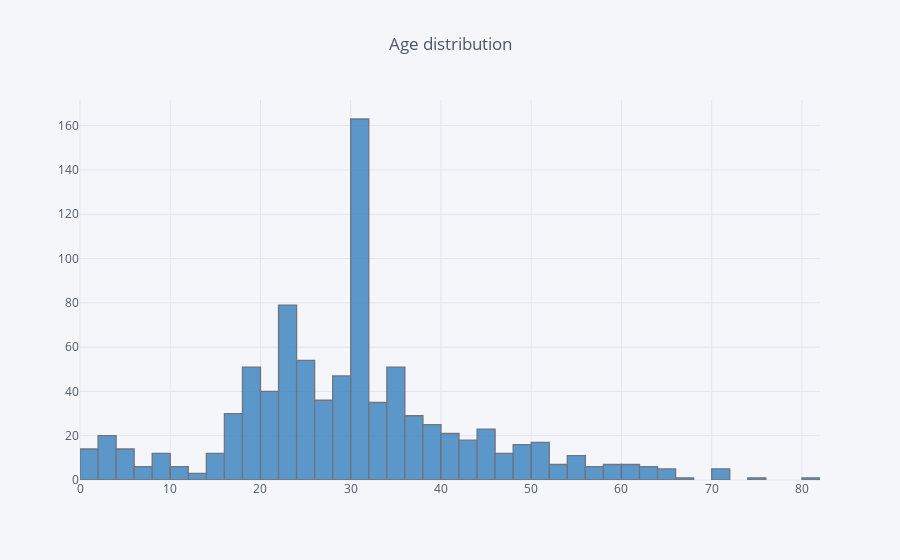

Notebook code for this chart:
### Markdown cell above
The next steps to perform <br>
* Categorize the Age feature <br>
* Create a new feature IsAlone from SibSp and Parch <br>
* Encode the categorical features (Sex, Embarked, Title)

### Code cell
train['Age'].iplot(kind='hist', colors='blue', title='Age distribution')

### Figure 1 — Plotly figure (JSON) as saved in the notebook; plotly's stock layout.template omitted (floating-point values rounded to 4 significant figures; data arrays with more than 128 entries replaced by an {"elided": "..."} marker saying what was removed)
{"data": [{"histfunc": "count", "histnorm": "", "marker": {"color": "rgba(55, 128, 191, 1.0)", "line": {"color": "#4D5663", "width": 1.3}}, "name": "Age", "opacity": 0.8, "orientation": "v", "type": "histogram", "x": {"elided": "891 float values"}}], "layout": {"barmode": "overlay", "legend": {"bgcolor": "#F5F6F9", "font": {"color": "#4D5663"}}, "paper_bgcolor": "#F5F6F9", "plot_bgcolor": "#F5F6F9", "title": "Age distribution", "titlefont": {"color": "#4D5663"}, "xaxis1": {"gridcolor": "#E1E5ED", "showgrid": true, "tickfont": {"color": "#4D5663"}, "title": "", "titlefont": {"color": "#4D5663"}, "zerolinecolor": "#E1E5ED"}, "yaxis1": {"gridcolor": "#E1E5ED", "showgrid": true, "tickfont": {"color": "#4D5663"}, "title": "", "titlefont": {"color": "#4D5663"}, "zerolinecolor": "#E1E5ED"}}}
